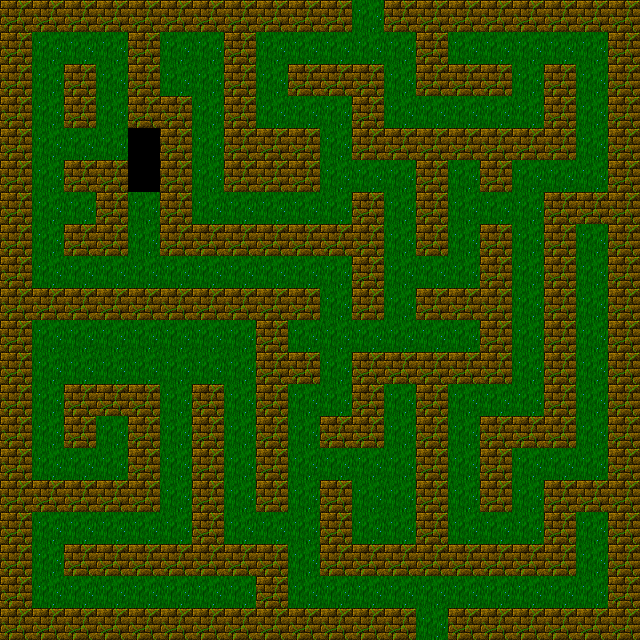

The image is a tile-based game level rendered from a .tmx file. Its description and source (layers, tilesets, objects; grid data summarised) follow:
An orthogonal 20x20 tile map with 32x32 px tiles, 1 tile layer (canvas) and 17 objects.

<map version="1.0" orientation="orthogonal" width="20" height="20" tilewidth="32" tileheight="32">
 <properties>
  <property name="goalX" value="11" />
  <property name="goalY" value="0" />
  <property name="spawnX" value="13" />
  <property name="spawnY" value="19" />
 </properties>
 <tileset firstgid="1" name="tileset" tilewidth="32" tileheight="32">
  <image source="DungeonCrawl_ProjectUtumnoTileset.png" width="2048" height="1536" />
 </tileset>
 <layer name="canvas" width="20" height="20">
  <data>[400 cells, 398 non-empty, 2 distinct tile ids]</data>
 </layer>
 <objectgroup name="action" width="20" height="20">
  <object gid="11" x="448" y="192">
   <properties>
    <property name="blocked" value="false" />
    <property name="id" value="8" />
    <property name="onEnter" value="r24:disappear" />
    <property name="onExit" value="r24:toggle" />
   </properties>
  </object>
  <object gid="2987" x="96" y="448">
   <properties>
    <property name="blocked" value="false" />
    <property name="id" value="5" />
    <property name="onActivate" value="r21:appear" />
   </properties>
  </object>
  <object gid="2987" x="448" y="64">
   <properties>
    <property name="blocked" value="false" />
    <property name="id" value="6" />
    <property name="onActivate" value="l3:appear,l11:appear" />
   </properties>
  </object>
  <object gid="2987" x="288" y="352">
   <properties>
    <property name="blocked" value="false" />
    <property name="id" value="9" />
    <property name="onActivate" value="l33.disappear" />
   </properties>
  </object>
  <object gid="1766" x="384" y="608">
   <properties>
    <property name="blocked" value="" />
    <property name="id" value="false" />
    <property name="onActivate" value="r26:disappear" />
   </properties>
  </object>
  <object gid="11" x="32" y="64">
   <properties>
    <property name="blocked" value="false" />
    <property name="id" value="1" />
    <property name="onEnter" value="l15:disappear" />
    <property name="onExit" value="l15:toggle" />
   </properties>
  </object>
  <object gid="11" x="448" y="544">
   <properties>
    <property name="blocked" value="false" />
    <property name="id" value="12" />
    <property name="onEnter" value="l34:disappear" />
    <property name="onExit" value="l34:toggle" />
   </properties>
  </object>
 </objectgroup>
 <objectgroup name="object" width="20" height="20">
  <object gid="1122" x="448" y="256">
   <properties>
    <property name="id" value="10" />
    <property name="movable" value="true" />
   </properties>
  </object>
  <object gid="1122" x="32" y="128">
   <properties>
    <property name="id" value="2" />
    <property name="moveable" value="true" />
   </properties>
  </object>
  <object gid="1040" x="480" y="64">
   <properties>
    <property name="id" value="7" />
    <property name="onActivate" value="l7:disappear" />
   </properties>
  </object>
  <object gid="1157" x="32" y="416">
   <properties>
    <property name="id" value="4" />
   </properties>
  </object>
  <object gid="2768" x="352" y="608">
   <properties>
    <property name="id" value="13" />
   </properties>
  </object>
  <object gid="1157" x="416" y="608">
   <properties>
    <property name="id" value="15" />
   </properties>
  </object>
  <object gid="1092" x="32" y="160">
   <properties>
    <property name="id" value="3" />
    <property name="visible" value="false" />
   </properties>
  </object>
  <object gid="1123" x="448" y="480">
   <properties>
    <property name="id" value="11" />
    <property name="moveable" value="true" />
   </properties>
  </object>
  <object gid="1157" x="128" y="160">
   <properties>
    <property name="id" value="33" />
   </properties>
  </object>
  <object gid="1157" x="128" y="192">
   <properties>
    <property name="id" value="34" />
   </properties>
  </object>
 </objectgroup>
</map>